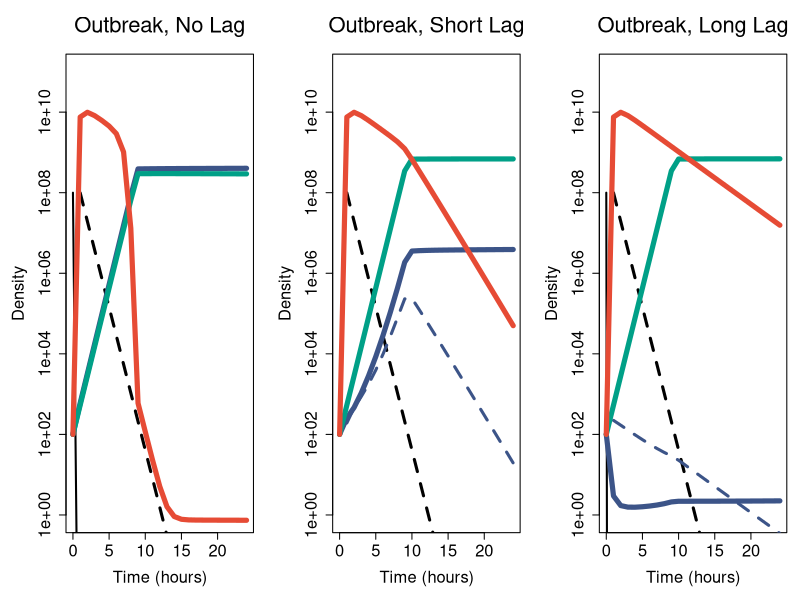
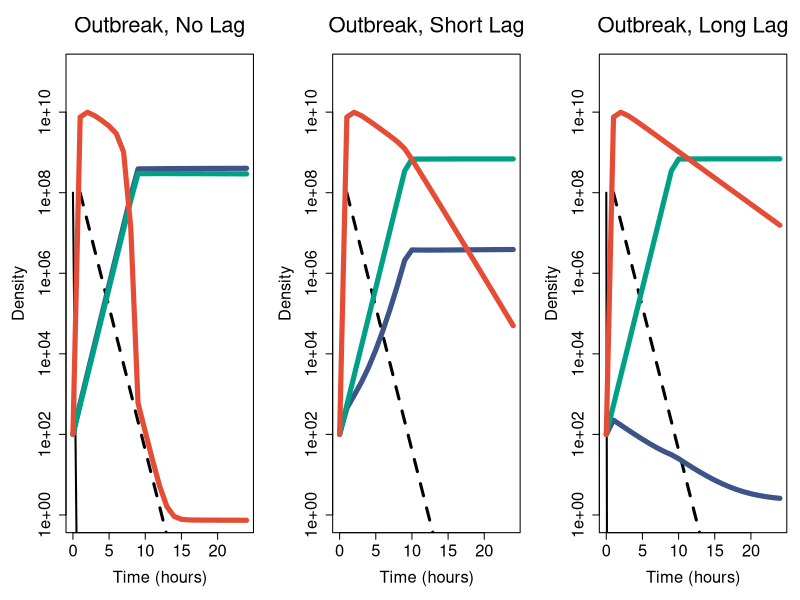
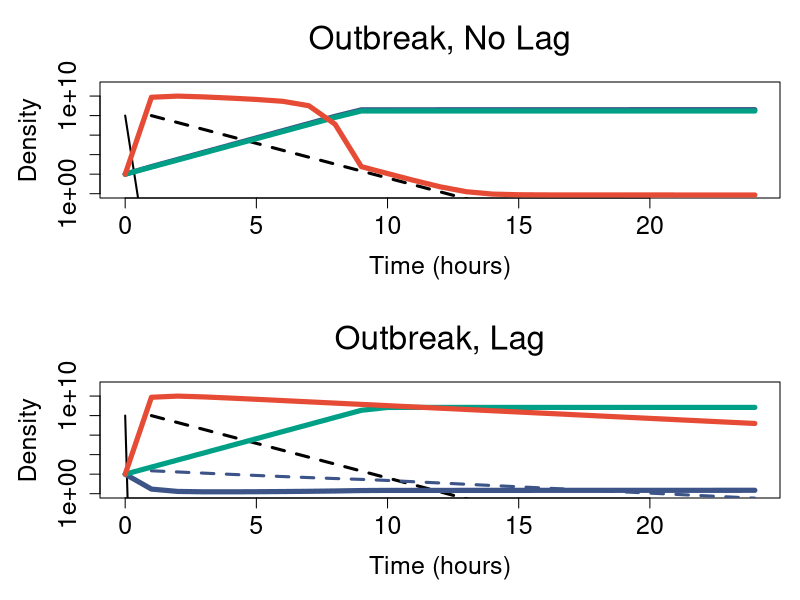
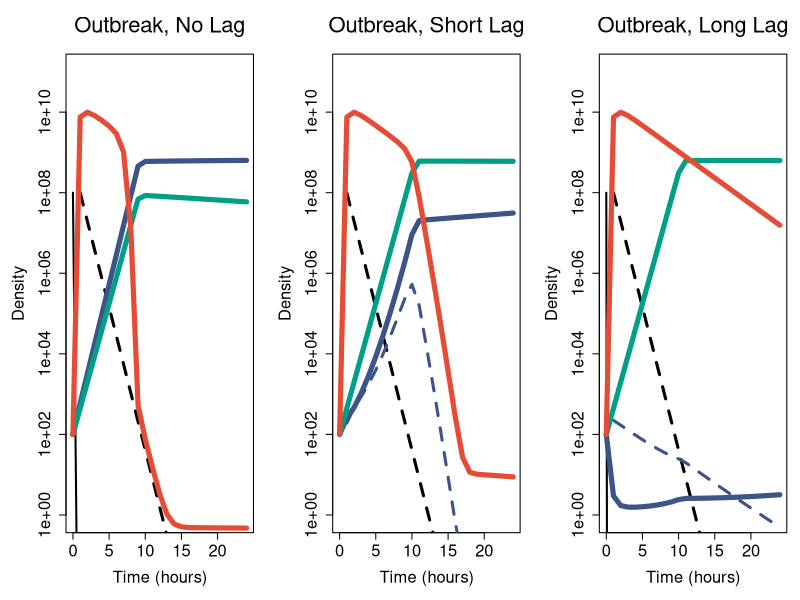
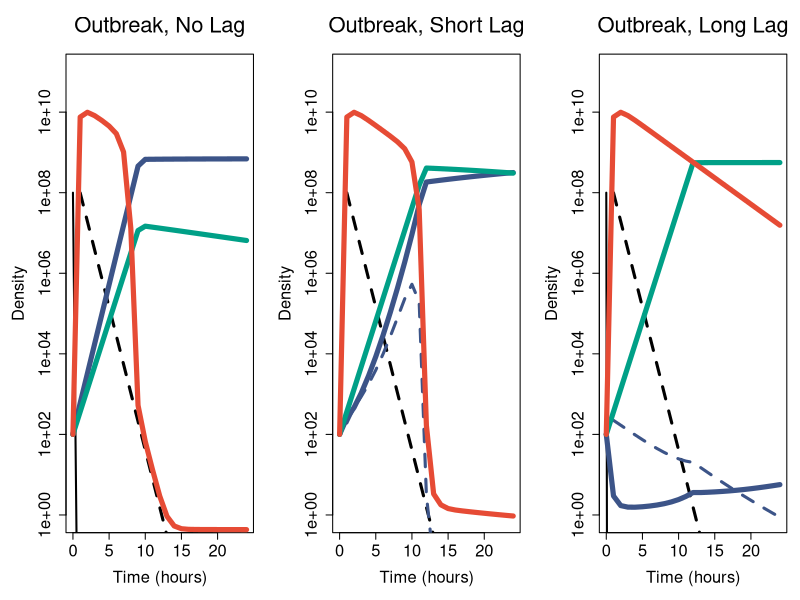
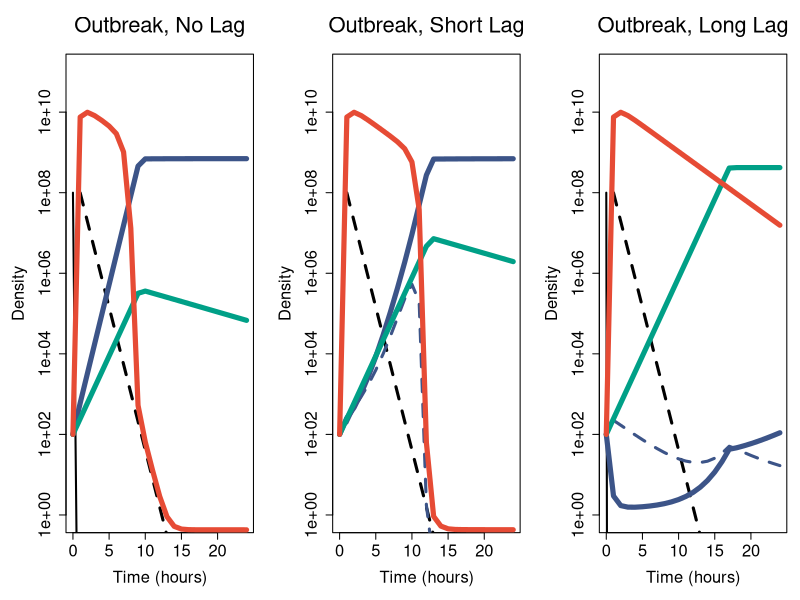
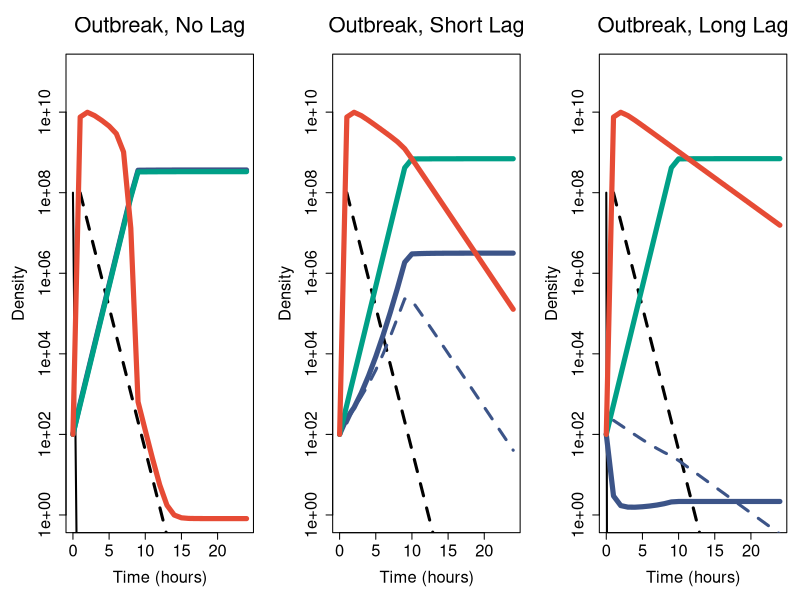
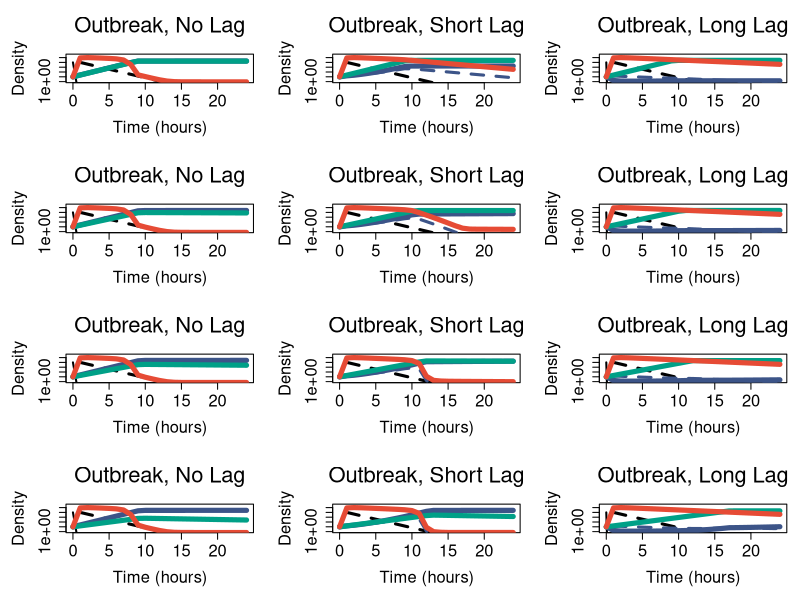

The R source for these figures, in order:

# JLW -2020

# Early infection dynamics during an outbreak (24 hrs w/ susceptible initial population)
# Panels A, B, C

# Load Packages
library(deSolve)
library(ggsci)
library(scales)

# Lag System
autoimmunitySystem <- function(t, state, parameters) {
  with(as.list(c(state, parameters)),{
    # rate of change
    V <- max(V,0)
    U <- max(U,0)
    D <- max(D,0)
    SM <- max(SM,0)
    I <- max(I,0)
    Id <- max(Id,0)
    dR <- w*(r0-R) - e*v*R*(U+D+SM)/(z+R)
    dU <- (v*R/(z+R) - delta*V - w)*U
    dI <- (1-mu)*delta*U*V - gam*I - w*I
    dD <- (v*R/(z+R) - w - delta*V)*D + mu*delta*V*U + phi*Id
    dId <-  delta*D*V - phi*Id - w*Id
    dSM <- ((1-kappa)*v*R/(z+R) - w)*SM
    dV <- w*(v0-V) + beta*gam*I - delta*(U+D)*V
    
    # return the rate of change
    list(c(dR,dU,dI,dD,dId,dSM,dV))
  }) # end with(as.list ...
}

# System of ODEs w/out lag
autoimmunitySystemNoLag <- function(t, state, parameters) {
  with(as.list(c(state, parameters)),{
    # rate of change
    V <- max(V,0)
    U <- max(U,0)
    D <- max(D,0)
    SM <- max(SM,0)
    I <- max(I,0)
    Id <- max(Id,0)
    dR <- w*(r0-R) - e*v*R*(U+D+SM)/(z+R)
    dU <- (v*R/(z+R) - delta*V - w)*U
    dI <- (1-mu)*delta*U*V - gam*I - w*I
    dD <- (v*R/(z+R) - w)*D + mu*delta*V*U
    dId <-  0
    dSM <- ((1-kappa)*v*R/(z+R) - w)*SM
    dV <- w*(v0-V) + beta*gam*I - delta*(U+D)*V
    
    # return the rate of change
    list(c(dR,dU,dI,dD,dId,dSM,dV))
  }) # end with(as.list ...
}

# Helper function to change parameters
getParameters <- function(w=0.3,
                r0=350,
                e=5e-7,
                v=2,
                z=1,
                mu=1e-7,
                delta=1e-7,
                gam=4/3,
                beta=80,
                v0=0,
                phi=4/3,
                xi=1/6,
                kappa=0.05){
  parameters <- c(w=w,
                  r0=r0,
                  e=e,
                  v=v,
                  z=z,
                  delta=delta,
                  mu=mu,
                  gam=gam,
                  beta=beta,
                  v0=v0,
                  phi=phi,
                  xi=xi,
                  kappa=kappa)
  return(parameters)
}

# Helper function to change initial conditions
getInitial <- function(R=350,
                       U=1e8,
                       I=0,
                       D=100,
                       Id=0,
                       SM=100,
                       V=0){
  state <- c(R=R,
             U=U,
             I=I,
             D=D,
             Id=Id,
             SM=SM,
             V=V)
  return(state)
}

# Helper function to plot model output
plotOut <- function(out,main=""){
  par(mar=c(5.1, 5, 4.1, 1))
  plot(out[,"time"],out[,"U"],type="l",
       log="y",ylim=c(1,1e11),lwd=2,main=main,
       xlab="Time (hours)",ylab="Density",
       cex.axis=1.5,cex.lab=1.5,cex.main=2)
  lines(out[,"time"],out[,"I"],col="black",lty=2,lwd=3)
  lines(out[,"time"],out[,"D"],col=pal_npg("nrc")(6)[4],lwd=5)
  lines(out[,"time"],out[,"Id"],col=pal_npg("nrc")(6)[4],lty=2,lwd=3)
  lines(out[,"time"],out[,"SM"],col=pal_npg("nrc")(6)[3],lwd=5)
  lines(out[,"time"],out[,"V"],col=pal_npg("nrc")(6)[1],lwd=5)
  par(mar=c(5.1, 4.1, 4.1, 2.1))
}

# Helper function to plot model output w/ CRISPR defended combined
plotOutCombine <- function(out,main=""){
  par(mar=c(5.1, 5, 4.1, 1))
  plot(out[,"time"],out[,"U"],type="l",
       log="y",ylim=c(1,1e11),lwd=2,main=main,
       xlab="Time (hours)",ylab="Density",
       cex.axis=1.5,cex.lab=1.5,cex.main=2)
  lines(out[,"time"],out[,"I"],col="black",lty=2,lwd=3)
  lines(out[,"time"],out[,"D"]+out[,"Id"],col=pal_npg("nrc")(6)[4],lwd=5)
  lines(out[,"time"],out[,"SM"],col=pal_npg("nrc")(6)[3],lwd=5)
  lines(out[,"time"],out[,"V"],col=pal_npg("nrc")(6)[1],lwd=5)
  par(mar=c(5.1, 4.1, 4.1, 2.1))
}


# Time range and initial conditions for numerical soln
times <- seq(0, 24, by = 1)
state <- getInitial(V=100)

# Run model w/ no, short, long lags
parameters <- getParameters(v0=100,kappa=0.01,phi=10)
out_immunization_longlag <- ode(y = state, 
           times = times, 
           func = autoimmunitySystem, 
           parms = parameters,
           method="lsoda")
parameters <- getParameters(v0=100,kappa=0.01,phi=1e3)
out_immunization_shortlag <- ode(y = state, 
           times = times, 
           func = autoimmunitySystem, 
           parms = parameters,
           method="lsoda")
parameters <- getParameters(v0=100,kappa=0.01,phi=0)
out_immunization_nolag <- ode(y = state, 
           times = times, 
           func = autoimmunitySystemNoLag, 
           parms = parameters,
           method="lsoda")

#save model output
setwd("~/immunelag/Fig4")
save(out_immunization_nolag,
     out_immunization_shortlag,
     out_immunization_longlag,
     file = "immunizationlag.RData")

# Plot
setwd("~/immunelag/Fig4")
pdf(paste0("ImmunizationLag.pdf"),width=12,height=4)
par(mfrow=c(1,3))
plotOut(out_immunization_nolag,main=expression("Outbreak, No Lag"))
plotOut(out_immunization_shortlag,main=expression("Outbreak, Short Lag"))
plotOut(out_immunization_longlag,main=expression("Outbreak, Long Lag"))
par(mfrow=c(1,3))
dev.off()

# Plot
setwd("~/immunelag/Fig4")
pdf(paste0("ImmunizationLagCombine.pdf"),width=12,height=4)
par(mfrow=c(1,3))
plotOutCombine(out_immunization_nolag,main=expression("Outbreak, No Lag"))
plotOutCombine(out_immunization_shortlag,main=expression("Outbreak, Short Lag"))
plotOutCombine(out_immunization_longlag,main=expression("Outbreak, Long Lag"))
par(mfrow=c(1,3))
dev.off()


# Plot
setwd("~/immunelag/Fig4")
pdf(paste0("ImmunizationLag_slides.pdf"),width=4,height=8)
par(mfrow=c(2,1))
plotOut(out_immunization_nolag,main=expression("Outbreak, No Lag"))
plotOut(out_immunization_longlag,main=expression("Outbreak, Lag"))
par(mfrow=c(1,1))
dev.off()


# Very costly surface mutant (kappa = 0.1, otherwise same as above)

parameters <- getParameters(v0=100,kappa=0.1,phi=10)
out_immunization_longlag_costlysm <- ode(y = state, 
                                times = times, 
                                func = autoimmunitySystem, 
                                parms = parameters,
                                method="lsoda")
parameters <- getParameters(v0=100,kappa=0.1,phi=1e3)
out_immunization_shortlag_costlysm <- ode(y = state, 
                                 times = times, 
                                 func = autoimmunitySystem, 
                                 parms = parameters,
                                 method="lsoda")
parameters <- getParameters(v0=100,kappa=0.1,phi=0)
out_immunization_nolag_costlysm <- ode(y = state, 
                              times = times, 
                              func = autoimmunitySystemNoLag, 
                              parms = parameters,
                              method="lsoda")


setwd("~/immunelag/Fig4")
pdf(paste0("ImmunizationLag_costly.pdf"),width=12,height=4)
par(mfrow=c(1,3))
plotOut(out_immunization_nolag_costlysm,main=expression("Outbreak, No Lag"))
plotOut(out_immunization_shortlag_costlysm,main=expression("Outbreak, Short Lag"))
plotOut(out_immunization_longlag_costlysm,main=expression("Outbreak, Long Lag"))
par(mfrow=c(1,3))
dev.off()

parameters <- getParameters(v0=100,kappa=0.2,phi=10)
out_immunization_longlag_costlyx2sm <- ode(y = state, 
                                             times = times, 
                                             func = autoimmunitySystem, 
                                             parms = parameters,
                                             method="lsoda")
parameters <- getParameters(v0=100,kappa=0.2,phi=1e3)
out_immunization_shortlag_costlyx2sm <- ode(y = state, 
                                              times = times, 
                                              func = autoimmunitySystem, 
                                              parms = parameters,
                                              method="lsoda")
parameters <- getParameters(v0=100,kappa=0.2,phi=0)
out_immunization_nolag_costlyx2sm <- ode(y = state, 
                                           times = times, 
                                           func = autoimmunitySystemNoLag, 
                                           parms = parameters,
                                           method="lsoda")

setwd("~/immunelag/Fig4")
pdf(paste0("ImmunizationLag_costlyx2.pdf"),width=12,height=4)
par(mfrow=c(1,3))
plotOut(out_immunization_nolag_costlyx2sm,main=expression("Outbreak, No Lag"))
plotOut(out_immunization_shortlag_costlyx2sm,main=expression("Outbreak, Short Lag"))
plotOut(out_immunization_longlag_costlyx2sm,main=expression("Outbreak, Long Lag"))
par(mfrow=c(1,3))
dev.off()



parameters <- getParameters(v0=100,kappa=0.4,phi=10)
out_immunization_longlag_costlyx4sm <- ode(y = state, 
                                             times = times, 
                                             func = autoimmunitySystem, 
                                             parms = parameters,
                                             method="lsoda")
parameters <- getParameters(v0=100,kappa=0.4,phi=1e3)
out_immunization_shortlag_costlyx4sm <- ode(y = state, 
                                              times = times, 
                                              func = autoimmunitySystem, 
                                              parms = parameters,
                                              method="lsoda")
parameters <- getParameters(v0=100,kappa=0.4,phi=0)
out_immunization_nolag_costlyx4sm <- ode(y = state, 
                                           times = times, 
                                           func = autoimmunitySystemNoLag, 
                                           parms = parameters,
                                           method="lsoda")

setwd("~/immunelag/Fig4")
pdf(paste0("ImmunizationLag_costlyx4.pdf"),width=12,height=4)
par(mfrow=c(1,3))
plotOut(out_immunization_nolag_costlyx4sm,main=expression("Outbreak, No Lag"))
plotOut(out_immunization_shortlag_costlyx4sm,main=expression("Outbreak, Short Lag"))
plotOut(out_immunization_longlag_costlyx4sm,main=expression("Outbreak, Long Lag"))
par(mfrow=c(1,3))
dev.off()


parameters <- getParameters(v0=100,kappa=0,phi=10)
out_immunization_longlag_nocostsm <- ode(y = state, 
                                           times = times, 
                                           func = autoimmunitySystem, 
                                           parms = parameters,
                                           method="lsoda")
parameters <- getParameters(v0=100,kappa=0,phi=1e3)
out_immunization_shortlag_nocostsm <- ode(y = state, 
                                            times = times, 
                                            func = autoimmunitySystem, 
                                            parms = parameters,
                                            method="lsoda")
parameters <- getParameters(v0=100,kappa=0,phi=0)
out_immunization_nolag_nocostsm <- ode(y = state, 
                                         times = times, 
                                         func = autoimmunitySystemNoLag, 
                                         parms = parameters,
                                         method="lsoda")

setwd("~/immunelag/Fig4")
pdf(paste0("ImmunizationLag_nocost.pdf"),width=12,height=4)
par(mfrow=c(1,3))
plotOut(out_immunization_nolag_nocostsm,main=expression("Outbreak, No Lag"))
plotOut(out_immunization_shortlag_nocostsm,main=expression("Outbreak, Short Lag"))
plotOut(out_immunization_longlag_nocostsm,main=expression("Outbreak, Long Lag"))
par(mfrow=c(1,3))
dev.off()



setwd("~/immunelag/Fig4")
pdf(paste0("ImmunizationLag_comparecost.pdf"),width=12,height=16)
par(mfrow=c(4,3))
plotOut(out_immunization_nolag_nocostsm,main=expression("Outbreak, No Lag"))
plotOut(out_immunization_shortlag_nocostsm,main=expression("Outbreak, Short Lag"))
plotOut(out_immunization_longlag_nocostsm,main=expression("Outbreak, Long Lag"))

plotOut(out_immunization_nolag_costlysm,main=expression("Outbreak, No Lag"))
plotOut(out_immunization_shortlag_costlysm,main=expression("Outbreak, Short Lag"))
plotOut(out_immunization_longlag_costlysm,main=expression("Outbreak, Long Lag"))

plotOut(out_immunization_nolag_costlyx2sm,main=expression("Outbreak, No Lag"))
plotOut(out_immunization_shortlag_costlyx2sm,main=expression("Outbreak, Short Lag"))
plotOut(out_immunization_longlag_costlyx2sm,main=expression("Outbreak, Long Lag"))

plotOut(out_immunization_nolag_costlyx4sm,main=expression("Outbreak, No Lag"))
plotOut(out_immunization_shortlag_costlyx4sm,main=expression("Outbreak, Short Lag"))
plotOut(out_immunization_longlag_costlyx4sm,main=expression("Outbreak, Long Lag"))
par(mfrow=c(4,3))
dev.off()
